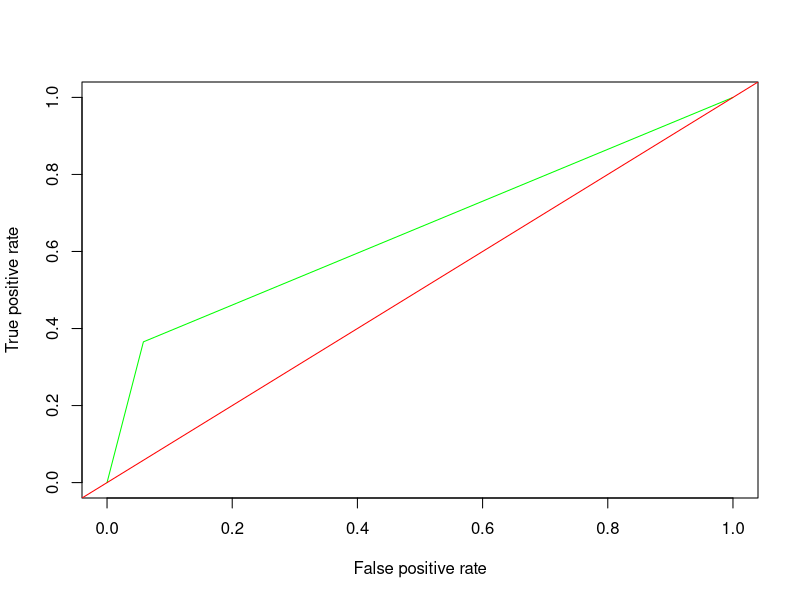
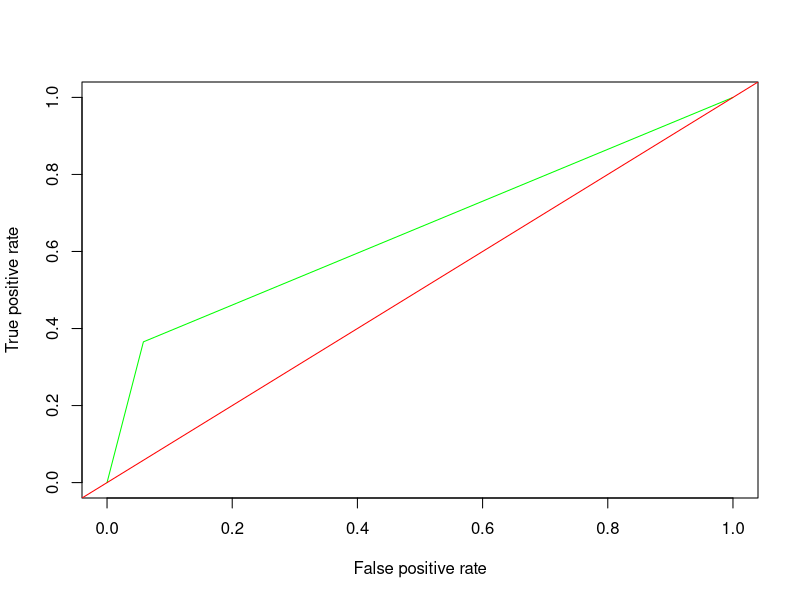
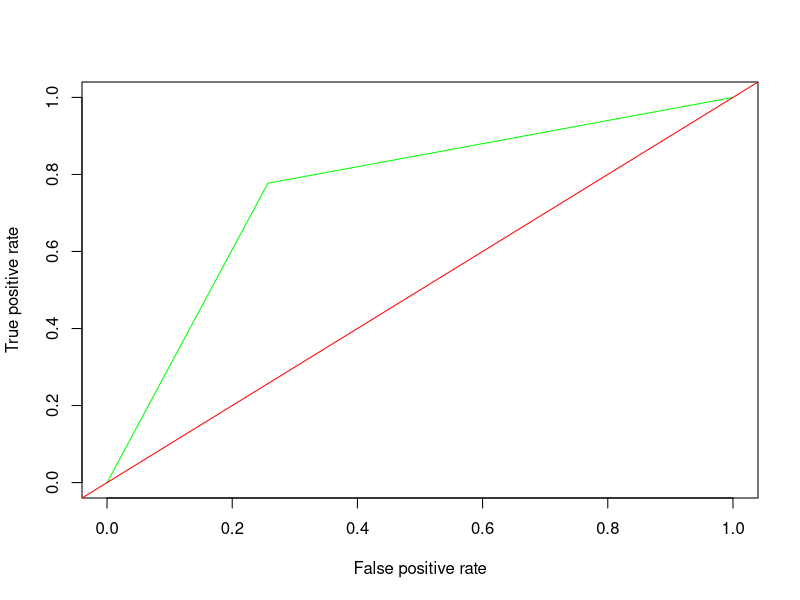
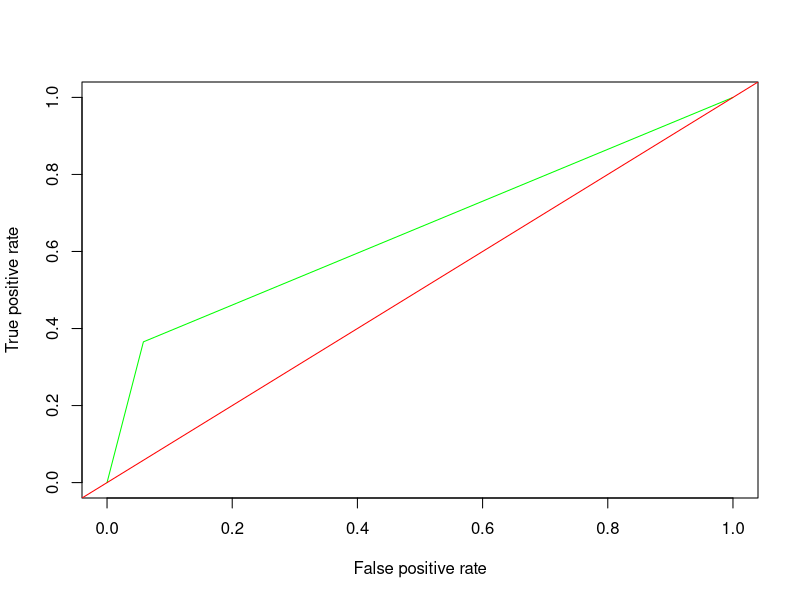

The R source for these figures, in order:
########################################################################
#                      Churn prediction                                #
#                   using decision Tree                                #


setwd("F:/aegis/R/programs/R-prc")

churn_data<-read.csv("churn.csv",stringsAsFactors=T)

str(churn_data)
#head(churn_data)
#checking number of NA's

sapply(churn_data,function(x) sum(is.na(x)))

summary(churn_data)


#deleting the rows which are having NA's in total charges column #11 rows

churn_data<-churn_data[-(which(is.na(churn_data$TotalCharges)==TRUE)),]


#converting Senior citizen column into factor
churn_data["SeniorCitizen"]<-as.factor(churn_data[,"SeniorCitizen"])

#levels(churn_data$Churn)<-c()


#deleting the Id column
churn_data<-churn_data[,-1]

#scaling total charges
#churn_data$TotalCharges<-scale(churn_data$TotalCharges,0,scale=TRUE)

minmax =function(x){
  xnew <-(x - min(x))/(max(x)-min(x))
}

churn_data[,17:18]<-apply(churn_data[,17:18],2,minmax)


#check the no. of positive and negative class
table(churn_data[,19])

#data Partition

#subset the data based on classes
class1<-subset(churn_data,Churn=="Yes")
class0<-subset(churn_data,Churn=="No")
set.seed(234)
s1<-sample(nrow(class1),0.7*nrow(class1))
s0<-sample(nrow(class0),0.7*nrow(class0))
train1<-class1[s1,]
test1<-class1[-s1,]

train0<-class0[s0,]
test0<-class0[-s0,]

train<-rbind(train1,train0)
test<-rbind(test1,test0)


###################   MODEL DEVELOPMENT#############################################
#decision tree Algorith 
#rpart pkg

library(rpart)

fit= rpart(Churn ~ gender+SeniorCitizen+Partner+Dependents+
             PhoneService+MultipleLines+InternetService+OnlineSecurity+OnlineBackup+
             DeviceProtection+TechSupport+TechSupport+StreamingTV+StreamingMovies+Contract+
             PaperlessBilling+ PaymentMethod+MonthlyCharges+TotalCharges,
           method = "class",control=rpart.control(minsplit = 10),cp=0.01000000,train)


fit= rpart(Churn ~.,method = "class",control=rpart.control(minsplit = 2),train)

fit
#rpart.plot(fit)
fit$cptable
fit$variable.importance
p<-predict(fit,test,type="class")
head(p)
#View(p)
nrow(test)
# length(p)
# 
library(ROCR)
pr<-prediction(as.numeric(p),as.numeric(test$Churn))

prf <- performance(pr, measure = "tpr", x.measure = "fpr")
plot(prf,col="green")
abline(0,1,col="red")


library(caret)
confusionMatrix(p,test$Churn)
d<-table(p,test$Churn)
acc<-sum(diag(d))/sum(d)
acc

#################################################################################
##using information gain split

fit1= rpart(Churn ~ gender+SeniorCitizen+Partner+Dependents+
             PhoneService+MultipleLines+InternetService+OnlineSecurity+OnlineBackup+
             DeviceProtection+TechSupport+TechSupport+StreamingTV+StreamingMovies+Contract+
             PaperlessBilling+ PaymentMethod+MonthlyCharges+TotalCharges,
           method = "class",control=rpart.control(minsplit = 10),parms = list(split="information"),train)


fit1

#rpart.plot(fit1)

fit1$cptable

fit1$variable.importance

p<-predict(fit1,test,type="class")
head(p)
#View(p)
nrow(test)
length(p)

d<-table(p,test$Churn)
acc<-sum(diag(d))/sum(d)
acc


library(ROCR)
pr<-prediction(as.numeric(p),as.numeric(test$Churn))

prf <- performance(pr, measure = "tpr", x.measure = "fpr")
plot(prf,col="green")
abline(0,1,col="red")

############################################################################################################33
############using loss matrix



lossmatrix=matrix(c(0,0.2,0.6,0),nrow=2,byrow=TRUE)
fit2= rpart(Churn ~ gender+SeniorCitizen+Partner+Dependents+
              PhoneService+MultipleLines+InternetService+OnlineSecurity+OnlineBackup+
              DeviceProtection+TechSupport+TechSupport+StreamingTV+StreamingMovies+Contract+
              PaperlessBilling+ PaymentMethod+MonthlyCharges+TotalCharges,
            method = "class",control=rpart.control(minsplit = 10),parms = list(loss=lossmatrix,split="information"),train)


fit2
#rpart.plot(fit2)
fit2$cptable

fit2$variable.importance

cp1<-fit2$cptable[which.min(fit$cptable[,"xerror"])]
prune(fit2,cp=cp1)
p<-predict(fit2,test,type="class")
head(p)
#View(p)
nrow(test)
length(p)

d<-table(p,test$Churn)
acc<-sum(diag(d))/sum(d)
acc

confusionMatrix(p,test$Churn,positive="Yes")


library(ROCR)
pr<-prediction(as.numeric(p),as.numeric(test$Churn))

prf <- performance(pr, measure = "tpr", x.measure = "fpr")
plot(prf,col="green")
abline(0,1,col="red")

##############################################################################################
# Using surrogate parameter

fit3= rpart(Churn ~ gender+SeniorCitizen+Partner+Dependents+
              PhoneService+MultipleLines+InternetService+OnlineSecurity+OnlineBackup+
              DeviceProtection+TechSupport+TechSupport+StreamingTV+StreamingMovies+Contract+
              PaperlessBilling+ PaymentMethod+MonthlyCharges+TotalCharges,
            method = "class",control=rpart.control(minsplit = 10,maxsurrogate = 10),parms = list(split="information"),train)


fit3
#rpart.plot(fit3)
fit3$cptable

fit3$variable.importance


#to get the cp value having minimum xerror against it

fit3$cptable[which.min(fit$cptable[,"xerror"])]
prune(fit3,cp=0.01)
p<-predict(fit3,test,type="class")
head(p)
#View(p)
nrow(test)
length(p)

d<-table(p,test$Churn)
acc<-sum(diag(d))/sum(d)
acc

library(ROCR)
pr<-prediction(as.numeric(p),as.numeric(test$Churn))

prf <- performance(pr, measure = "tpr", x.measure = "fpr")
plot(prf,col="green")
abline(0,1,col="red")
